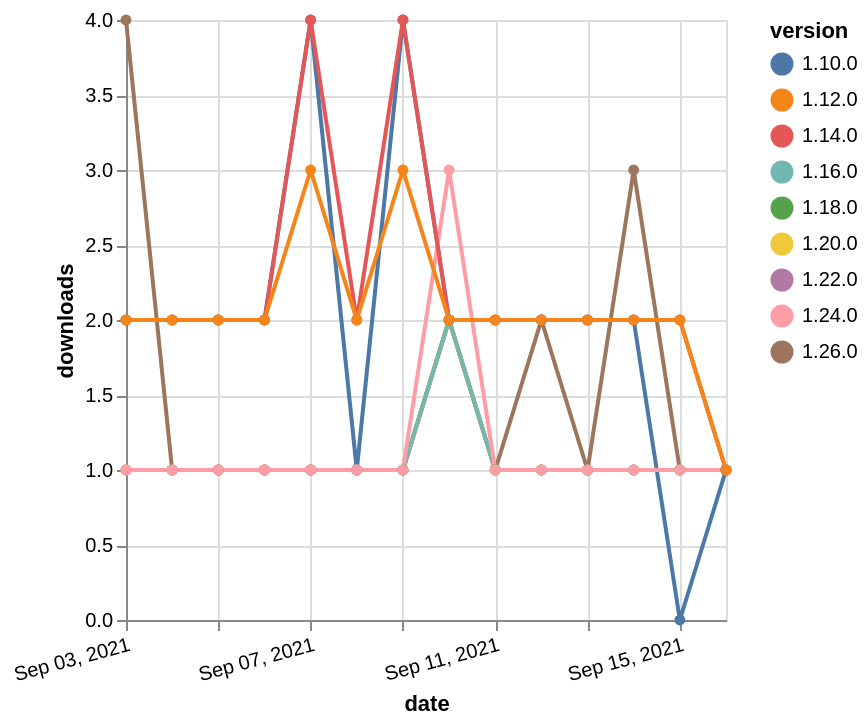

Source (Vega-Lite JSON):
### Vega-Lite specification from a JSON file in a GitHub repository (floating-point values rounded to 4 significant figures)
{"$schema": "https://vega.github.io/schema/vega-lite/v5.json", "description": "A simple bar chart with embedded data.", "data": {"values": [{"date": "2021-09-03", "total": 189, "delta": 1, "version": "1.18.0"}, {"date": "2021-09-04", "total": 190, "delta": 1, "version": "1.18.0"}, {"date": "2021-09-05", "total": 191, "delta": 1, "version": "1.18.0"}, {"date": "2021-09-06", "total": 192, "delta": 1, "version": "1.18.0"}, {"date": "2021-09-07", "total": 193, "delta": 1, "version": "1.18.0"}, {"date": "2021-09-08", "total": 194, "delta": 1, "version": "1.18.0"}, {"date": "2021-09-09", "total": 195, "delta": 1, "version": "1.18.0"}, {"date": "2021-09-10", "total": 197, "delta": 2, "version": "1.18.0"}, {"date": "2021-09-11", "total": 198, "delta": 1, "version": "1.18.0"}, {"date": "2021-09-12", "total": 199, "delta": 1, "version": "1.18.0"}, {"date": "2021-09-13", "total": 200, "delta": 1, "version": "1.18.0"}, {"date": "2021-09-14", "total": 201, "delta": 1, "version": "1.18.0"}, {"date": "2021-09-15", "total": 202, "delta": 1, "version": "1.18.0"}, {"date": "2021-09-16", "total": 203, "delta": 1, "version": "1.18.0"}, {"date": "2021-09-03", "total": 159, "delta": 1, "version": "1.22.0"}, {"date": "2021-09-04", "total": 160, "delta": 1, "version": "1.22.0"}, {"date": "2021-09-05", "total": 161, "delta": 1, "version": "1.22.0"}, {"date": "2021-09-06", "total": 162, "delta": 1, "version": "1.22.0"}, {"date": "2021-09-07", "total": 163, "delta": 1, "version": "1.22.0"}, {"date": "2021-09-08", "total": 164, "delta": 1, "version": "1.22.0"}, {"date": "2021-09-09", "total": 165, "delta": 1, "version": "1.22.0"}, {"date": "2021-09-10", "total": 167, "delta": 2, "version": "1.22.0"}, {"date": "2021-09-11", "total": 168, "delta": 1, "version": "1.22.0"}, {"date": "2021-09-12", "total": 169, "delta": 1, "version": "1.22.0"}, {"date": "2021-09-13", "total": 170, "delta": 1, "version": "1.22.0"}, {"date": "2021-09-14", "total": 171, "delta": 1, "version": "1.22.0"}, {"date": "2021-09-15", "total": 172, "delta": 1, "version": "1.22.0"}, {"date": "2021-09-16", "total": 173, "delta": 1, "version": "1.22.0"}, {"date": "2021-09-03", "total": 3050, "delta": 2, "version": "1.10.0"}, {"date": "2021-09-04", "total": 3052, "delta": 2, "version": "1.10.0"}, {"date": "2021-09-05", "total": 3054, "delta": 2, "version": "1.10.0"}, {"date": "2021-09-06", "total": 3056, "delta": 2, "version": "1.10.0"}, {"date": "2021-09-07", "total": 3060, "delta": 4, "version": "1.10.0"}, {"date": "2021-09-08", "total": 3061, "delta": 1, "version": "1.10.0"}, {"date": "2021-09-09", "total": 3065, "delta": 4, "version": "1.10.0"}, {"date": "2021-09-10", "total": 3067, "delta": 2, "version": "1.10.0"}, {"date": "2021-09-11", "total": 3069, "delta": 2, "version": "1.10.0"}, {"date": "2021-09-12", "total": 3071, "delta": 2, "version": "1.10.0"}, {"date": "2021-09-13", "total": 3073, "delta": 2, "version": "1.10.0"}, {"date": "2021-09-14", "total": 3075, "delta": 2, "version": "1.10.0"}, {"date": "2021-09-15", "total": 3075, "delta": 0, "version": "1.10.0"}, {"date": "2021-09-16", "total": 3076, "delta": 1, "version": "1.10.0"}, {"date": "2021-09-03", "total": 121, "delta": 4, "version": "1.26.0"}, {"date": "2021-09-04", "total": 122, "delta": 1, "version": "1.26.0"}, {"date": "2021-09-05", "total": 123, "delta": 1, "version": "1.26.0"}, {"date": "2021-09-06", "total": 124, "delta": 1, "version": "1.26.0"}, {"date": "2021-09-07", "total": 125, "delta": 1, "version": "1.26.0"}, {"date": "2021-09-08", "total": 126, "delta": 1, "version": "1.26.0"}, {"date": "2021-09-09", "total": 127, "delta": 1, "version": "1.26.0"}, {"date": "2021-09-10", "total": 129, "delta": 2, "version": "1.26.0"}, {"date": "2021-09-11", "total": 130, "delta": 1, "version": "1.26.0"}, {"date": "2021-09-12", "total": 132, "delta": 2, "version": "1.26.0"}, {"date": "2021-09-13", "total": 133, "delta": 1, "version": "1.26.0"}, {"date": "2021-09-14", "total": 136, "delta": 3, "version": "1.26.0"}, {"date": "2021-09-15", "total": 137, "delta": 1, "version": "1.26.0"}, {"date": "2021-09-16", "total": 138, "delta": 1, "version": "1.26.0"}, {"date": "2021-09-03", "total": 175, "delta": 1, "version": "1.20.0"}, {"date": "2021-09-04", "total": 176, "delta": 1, "version": "1.20.0"}, {"date": "2021-09-05", "total": 177, "delta": 1, "version": "1.20.0"}, {"date": "2021-09-06", "total": 178, "delta": 1, "version": "1.20.0"}, {"date": "2021-09-07", "total": 179, "delta": 1, "version": "1.20.0"}, {"date": "2021-09-08", "total": 180, "delta": 1, "version": "1.20.0"}, {"date": "2021-09-09", "total": 181, "delta": 1, "version": "1.20.0"}, {"date": "2021-09-10", "total": 183, "delta": 2, "version": "1.20.0"}, {"date": "2021-09-11", "total": 184, "delta": 1, "version": "1.20.0"}, {"date": "2021-09-12", "total": 185, "delta": 1, "version": "1.20.0"}, {"date": "2021-09-13", "total": 186, "delta": 1, "version": "1.20.0"}, {"date": "2021-09-14", "total": 187, "delta": 1, "version": "1.20.0"}, {"date": "2021-09-15", "total": 188, "delta": 1, "version": "1.20.0"}, {"date": "2021-09-16", "total": 189, "delta": 1, "version": "1.20.0"}, {"date": "2021-09-03", "total": 243, "delta": 1, "version": "1.16.0"}, {"date": "2021-09-04", "total": 244, "delta": 1, "version": "1.16.0"}, {"date": "2021-09-05", "total": 245, "delta": 1, "version": "1.16.0"}, {"date": "2021-09-06", "total": 246, "delta": 1, "version": "1.16.0"}, {"date": "2021-09-07", "total": 247, "delta": 1, "version": "1.16.0"}, {"date": "2021-09-08", "total": 248, "delta": 1, "version": "1.16.0"}, {"date": "2021-09-09", "total": 249, "delta": 1, "version": "1.16.0"}, {"date": "2021-09-10", "total": 251, "delta": 2, "version": "1.16.0"}, {"date": "2021-09-11", "total": 252, "delta": 1, "version": "1.16.0"}, {"date": "2021-09-12", "total": 253, "delta": 1, "version": "1.16.0"}, {"date": "2021-09-13", "total": 254, "delta": 1, "version": "1.16.0"}, {"date": "2021-09-14", "total": 255, "delta": 1, "version": "1.16.0"}, {"date": "2021-09-15", "total": 256, "delta": 1, "version": "1.16.0"}, {"date": "2021-09-16", "total": 257, "delta": 1, "version": "1.16.0"}, {"date": "2021-09-03", "total": 179, "delta": 1, "version": "1.24.0"}, {"date": "2021-09-04", "total": 180, "delta": 1, "version": "1.24.0"}, {"date": "2021-09-05", "total": 181, "delta": 1, "version": "1.24.0"}, {"date": "2021-09-06", "total": 182, "delta": 1, "version": "1.24.0"}, {"date": "2021-09-07", "total": 183, "delta": 1, "version": "1.24.0"}, {"date": "2021-09-08", "total": 184, "delta": 1, "version": "1.24.0"}, {"date": "2021-09-09", "total": 185, "delta": 1, "version": "1.24.0"}, {"date": "2021-09-10", "total": 188, "delta": 3, "version": "1.24.0"}, {"date": "2021-09-11", "total": 189, "delta": 1, "version": "1.24.0"}, {"date": "2021-09-12", "total": 190, "delta": 1, "version": "1.24.0"}, {"date": "2021-09-13", "total": 191, "delta": 1, "version": "1.24.0"}, {"date": "2021-09-14", "total": 192, "delta": 1, "version": "1.24.0"}, {"date": "2021-09-15", "total": 193, "delta": 1, "version": "1.24.0"}, {"date": "2021-09-16", "total": 194, "delta": 1, "version": "1.24.0"}, {"date": "2021-09-03", "total": 2487, "delta": 2, "version": "1.14.0"}, {"date": "2021-09-04", "total": 2489, "delta": 2, "version": "1.14.0"}, {"date": "2021-09-05", "total": 2491, "delta": 2, "version": "1.14.0"}, {"date": "2021-09-06", "total": 2493, "delta": 2, "version": "1.14.0"}, {"date": "2021-09-07", "total": 2497, "delta": 4, "version": "1.14.0"}, {"date": "2021-09-08", "total": 2499, "delta": 2, "version": "1.14.0"}, {"date": "2021-09-09", "total": 2503, "delta": 4, "version": "1.14.0"}, {"date": "2021-09-10", "total": 2505, "delta": 2, "version": "1.14.0"}, {"date": "2021-09-11", "total": 2507, "delta": 2, "version": "1.14.0"}, {"date": "2021-09-12", "total": 2509, "delta": 2, "version": "1.14.0"}, {"date": "2021-09-13", "total": 2511, "delta": 2, "version": "1.14.0"}, {"date": "2021-09-14", "total": 2513, "delta": 2, "version": "1.14.0"}, {"date": "2021-09-15", "total": 2515, "delta": 2, "version": "1.14.0"}, {"date": "2021-09-16", "total": 2516, "delta": 1, "version": "1.14.0"}, {"date": "2021-09-03", "total": 2638, "delta": 2, "version": "1.12.0"}, {"date": "2021-09-04", "total": 2640, "delta": 2, "version": "1.12.0"}, {"date": "2021-09-05", "total": 2642, "delta": 2, "version": "1.12.0"}, {"date": "2021-09-06", "total": 2644, "delta": 2, "version": "1.12.0"}, {"date": "2021-09-07", "total": 2647, "delta": 3, "version": "1.12.0"}, {"date": "2021-09-08", "total": 2649, "delta": 2, "version": "1.12.0"}, {"date": "2021-09-09", "total": 2652, "delta": 3, "version": "1.12.0"}, {"date": "2021-09-10", "total": 2654, "delta": 2, "version": "1.12.0"}, {"date": "2021-09-11", "total": 2656, "delta": 2, "version": "1.12.0"}, {"date": "2021-09-12", "total": 2658, "delta": 2, "version": "1.12.0"}, {"date": "2021-09-13", "total": 2660, "delta": 2, "version": "1.12.0"}, {"date": "2021-09-14", "total": 2662, "delta": 2, "version": "1.12.0"}, {"date": "2021-09-15", "total": 2664, "delta": 2, "version": "1.12.0"}, {"date": "2021-09-16", "total": 2665, "delta": 1, "version": "1.12.0"}]}, "width": "container", "mark": {"type": "line", "point": {"filled": true}}, "encoding": {"x": {"field": "date", "type": "temporal", "timeUnit": "yearmonthdate", "title": "date", "axis": {"labelAngle": -15}}, "y": {"field": "delta", "type": "quantitative", "title": "downloads"}, "color": {"field": "version", "type": "nominal"}, "tooltip": {"field": "delta"}}}
